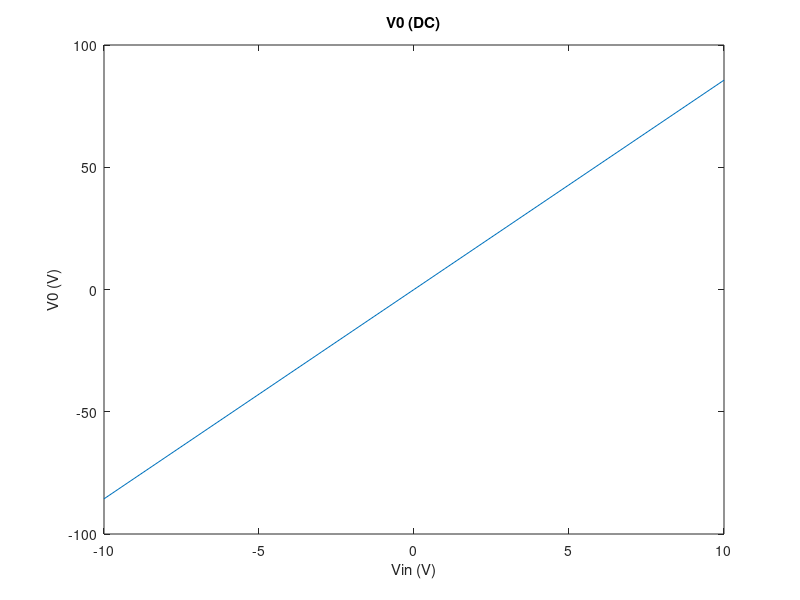
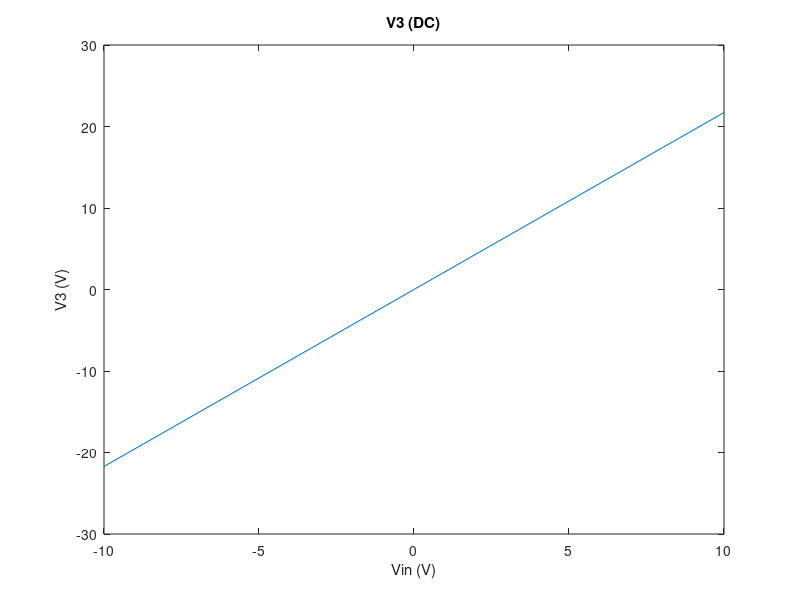
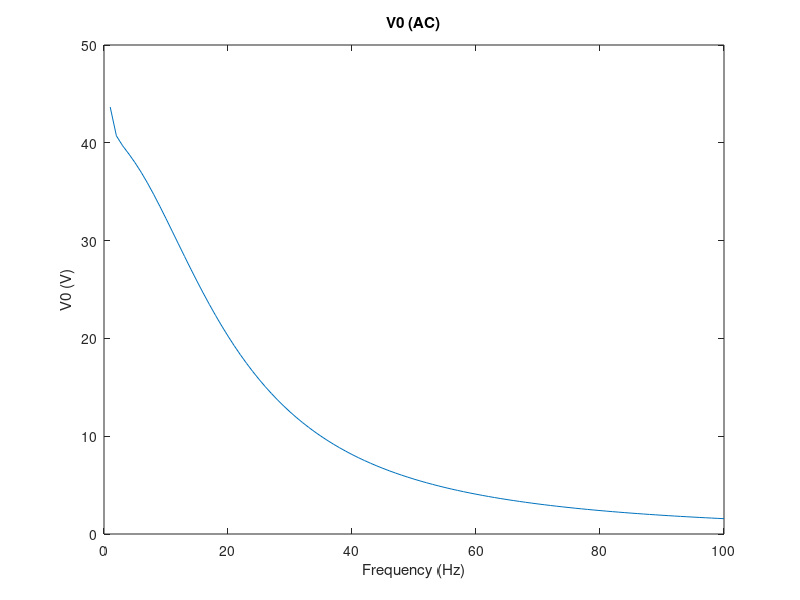
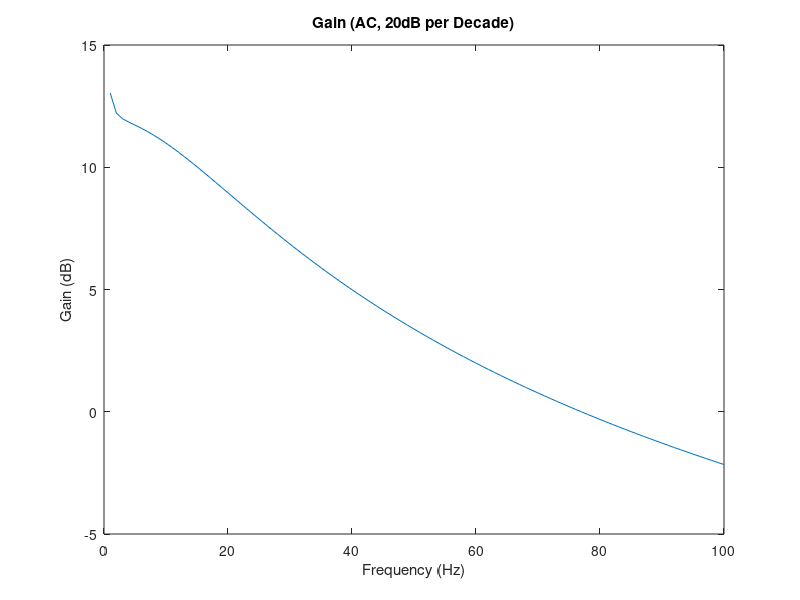

The MATLAB script that drew these images, in order: (Note: this script raises an error after producing the figures.)
%MNPA for ELEC4700
%Philippe Masson
clear;
close all;

R1 = 1;
Cap = 0.25;
R2 = 2;
L = 0.2;
R3 = 25.356630807098327; %from A3 simulation
a = 100;
R4 = 0.1;
R0 = 1000;
Vin = -10;
freq = 100;

%    I1, I2, I3,   V3,   V2,    V1,  V
G =[ -1,  1,  1,    0,    0,     0,  0;
      0,  0,  0,   -1,    1,     0,  0; 
     -1,  0,  0,    0, 1/R1, -1/R1,  0;
      0,  0, -1, 1/R3,    0,     0,  0;
      0, -1,  0,    0, 1/R2,     0,  0;     
      0,  0,  a,    0,    0,     0, -1; 
      0,  0,  0,    0,    0,     1,  0];
  
C = [ 0,  0,  0,    0,    0,     0,  0;
      0,  0,  L,    0,    0,     0,  0; 
      0,  0,  0,    0,  Cap,  -Cap,  0;
      0,  0,  0,    0,    0,     0,  0;
      0,  0,  0,    0,    0,     0,  0;    
      0,  0,  0,    0,    0,     0,  0;
      0,  0,  0,    0,    0,     0,  0];
  
F = [0;
     0;
     0;
     0;
     0;
     0;
     Vin];

%DC Sweep
Vin = -10;
V3Array = [];
V0Array = [];
VinArray = [];
Vcount = 1;
while (Vin <= 10)
    F = [0;
    0;
    0;
    0;
    0;
    0;
    Vin];
    VDC = G\F;
    V3Array(Vcount) = VDC(4);
    V0Array(Vcount) = VDC(7)*R0/(R4+R0);
    VinArray(Vcount) = Vin;
    Vcount = Vcount + 1;
    Vin = Vin + 1;
end

%plot
figure();
plot(VinArray, V0Array);
title('V0 (DC)');
xlabel('Vin (V)');
ylabel('V0 (V)');
figure();
plot(VinArray, V3Array);
title('V3 (DC)');
xlabel('Vin (V)');
ylabel('V3 (V)');


%AC Sweep;
VAC = (G+1i*2*pi*freq*C)\F;
freq = 1;
Vin = 10;
V0ACArr = [];
freqArr = [];
gainArr = [];
Vcount = 1;
 while (freq <= 1e2)
    VAC = (G+1i*2*pi*freq*C)\F;
    V0ACArr(Vcount) = VAC(7)*R0/(R4+R0);
    freqArr(Vcount) = freq;
    gainArr(Vcount) = 20*log10(V0ACArr(Vcount)/Vin);
    freq = freq + 1;
    Vcount = Vcount + 1;
 end
 
 %plot  
 figure();
 plot(freqArr, V0ACArr);
 title('V0 (AC)');
 xlabel('Frequency (Hz)');
 ylabel('V0 (V)');
 
 figure();
 plot(freqArr, gainArr);
 title('Gain (AC, 20dB per Decade)');
 xlabel('Frequency (Hz)');
 ylabel('Gain (dB)');
 
 %AC Sweep2;
 CArr = normrnd(Cap,0.05,[100000,1]);
 CArr = sort(CArr);
 
 Vin = 10;
 V0AC2Arr = [];
 gain2Arr = [];
 for c = 1:length(CArr)
    VAC = (G+1i*pi*CArr(c))\F;     
    V0AC2Arr(c) = VAC(7)*R0/(R4+R0);
    gain2Arr(c) = 20*log10(V0AC2Arr(c)/Vin);
 end
 
 %plot
 figure();
 plot(CArr, gain2Arr);
 title('Gain of C Perturbations (AC, 20dB per Decade)');
 xlabel('C (F)');
 ylabel('Gain (dB)');
 
 figure();
 histogram(real(gain2Arr))
 xlim([15.7519, 15.755]);
 title('Gain Histogram of C Perturbations');
 xlabel('Gain (dB)');
 ylabel('Count');
 